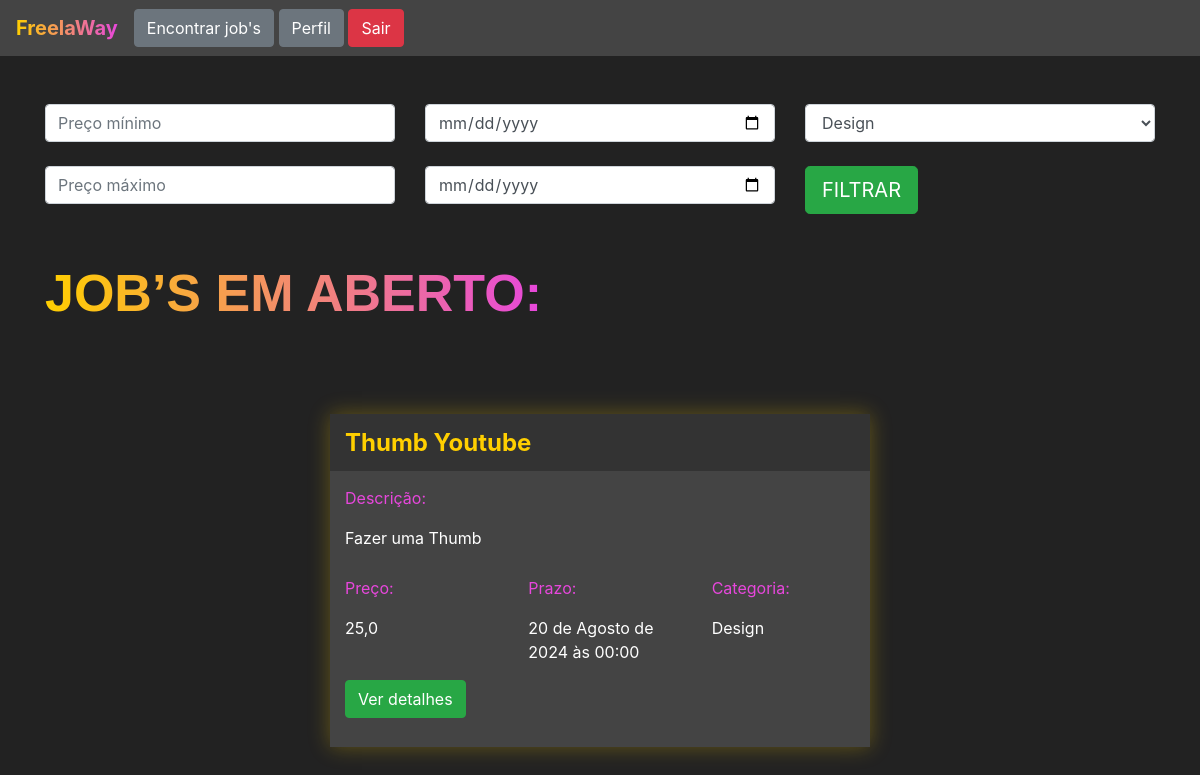
/jobs/encontrar_jobs/ (signed in), run on the app's committed database.
### jobs/models.py (models this page shows, shortened)
class Jobs(models.Model):
    categoria_choices = (('D', 'Design'),
    ('EV', 'Edição de Vídeo'))
    status_choices = (('C', 'Em criação'),
    ('AA', 'Aguardando aprovação'),
    ('F', 'Finalizado'))
    titulo = models.CharField(max_length=200)
    descricao = models.TextField()
    categoria = models.CharField(max_length=2, choices=categoria_choices, default="D")
    prazo_entrega = models.DateTimeField()
    preco = models.FloatField()
    referencias = models.ManyToManyField(Referencias)
    profissional = models.ForeignKey(User, on_delete=models.DO_NOTHING, null=True, blank=True)
    reservado = models.BooleanField(default=False)
    status = models.CharField(max_length=2, choices=status_choices, default='C')
    arquivo_final = models.FileField(null=True)

### jobs/views.py (the view)
# urls.py: path('encontrar_jobs/', views.encontrar_jobs, name="encontrar_jobs"),
@login_required(login_url='/auth/logar')
def encontrar_jobs(request):
    if request.method == "GET":
        preco_minimo = request.GET.get('preco_minimo')
        preco_maximo = request.GET.get('preco_maximo')
        prazo_minimo = request.GET.get('prazo_minimo')
        prazo_maximo = request.GET.get('prazo_maximo')
        categoria = request.GET.get('categoria')
        if preco_minimo or preco_maximo or prazo_minimo or prazo_maximo or categoria:
            if not preco_minimo:
                preco_minimo = 0
            if not preco_maximo:
                preco_maximo = 999999
            if not prazo_minimo:
                prazo_minimo = datetime(year=1900, month=1, day=1)
            if not prazo_maximo:
                prazo_maximo = datetime(year=3000, month=1, day=1)
            if categoria == 'D':
                categoria = ['D',]
            if categoria == 'EV':
                categoria = ['EV',]
            jobs = Jobs.objects.filter(preco__gte=preco_minimo)\
                                .filter(preco__lte=preco_maximo)\
                                .filter(prazo_entrega__gte=prazo_minimo)\
                                .filter(prazo_entrega__lte=prazo_maximo)\
                                .filter(categoria__in=categoria)\
                                .filter(reservado=False)
        else:
            jobs = Jobs.objects.filter(reservado=False)
        return render(request, 'encontrar_jobs.html', {'jobs': jobs})

### jobs/models.py (called while the page is built)
    def __str__(self) -> str:
        return self.arquivo.url

### jobs/templates/encontrar_jobs.html (shortened to what this page needs)
{% extends 'base.html' %}
{% load static %}
{% block 'head' %}
    <link rel="stylesheet" href="{% static 'jobs/css/encontrar_jobs.css' %}">
{% endblock %}
{% block 'body' %}
    <div class="container">
        <br>
        <br>
        <div class="row">
            <div class="col-sm">
                <form action={% url 'encontrar_jobs' %} method="GET">{% csrf_token %}
                    <input type="text" class="form-control" placeholder="Preço mínimo" name="preco_minimo">
                    <br>
                    <input type="text" class="form-control" placeholder="Preço máximo" name="preco_maximo">
            </div>
            <div class="col-sm">
                <input type="date" class="form-control" name="prazo_minimo">
                <br>
                <input type="date" class="form-control" name="prazo_maximo">
            </div>
            <div class="col-sm">
                <select class="form-control" name="categoria">
                    <option value="D">Design</option>
                </select>
                <br>
                <input type="submit" class="btn btn-success btn-lg" value="FILTRAR">
            </div>
        </div>
        <br>
        <br>
        <h2 class="titulo">JOB’S EM ABERTO:</h2>
        <div class="row justify-content-around">
            {% for job in jobs %}
                <div class="col-6 row-card">
                    <div class="card-job">
                        <div class="header-job">
                            <h4 class="titulo-job">{{ job.titulo }}</h4>
                        </div>
                        <div class="body-job">
                            <p class="titulo-body">Descrição:</p>
                            <div style="width: 70%">
                                <p>{{ job.descricao }}</p>
                            </div>
                            <div class="row">
                                <div class="col-4">
                                    <p class="titulo-body">Preço:</p>
                                    <p>{{ job.preco }}</p>
                                </div>
                                <div class="col-4">
                                    <p class="titulo-body">Prazo:</p>
                                    <p>{{ job.prazo_entrega }}</p>
                                </div>
                                <div class="col-4">
                                    <p class="titulo-body">Categoria:</p>
                                    <p>{% if job.categoria == 'D' %}
                                        Design
                                        {% else %}
                                        Edição de video
                                    {% endif %}</p>
                                </div>
                            </div>
                            <button class="btn btn-success" data-toggle="modal" data-target="#modal-{{job.id}}">Ver detalhes</button>
                            <br>
                            <br>
                        </div>
                    </div>
                </div>
            {% endfor %}
        </div>
    </div>
{% endblock %}

### templates/static/jobs/css/encontrar_jobs.css (style rules this page uses)
.fundo { background-color: #222; color: white; }
.card-job { background-color: #444; box-shadow: 0 0px 20px 0 rgba(255, 207, 0, 0.3); padding: 0; margin-top: 50px; }
.header-job { background-color: #333; width: 100% !important; padding: 5px; padding-left: 15px; }
.row-card { margin-top: 40px; }
.titulo-job { color: #FFCF00; font-weight: bold; margin-top: 10px; }
.body-job { padding: 5px; padding-left: 15px; }
.titulo-body { color: #E747DC; margin-top: 10px; }
.titulo { font-family: Arial, Helvetica, sans-serif; font-weight: bold; font-size: 52px; display: inline; background-image: linear-gradient(90deg, rgba(255, 207, 0, 1) 0%, rgba(231, 71, 220, 1) 100%); background-clip: text; -webkit-background-clip: text; color: transparent; padding-bottom: 10px; }

### data on the page
Jobs: titulo "Thumb Youtube", descricao "Fazer uma Thumb", preco "25,0", prazo_entrega "20 de Agosto de 2024 às 00:00", categoria "Design"
